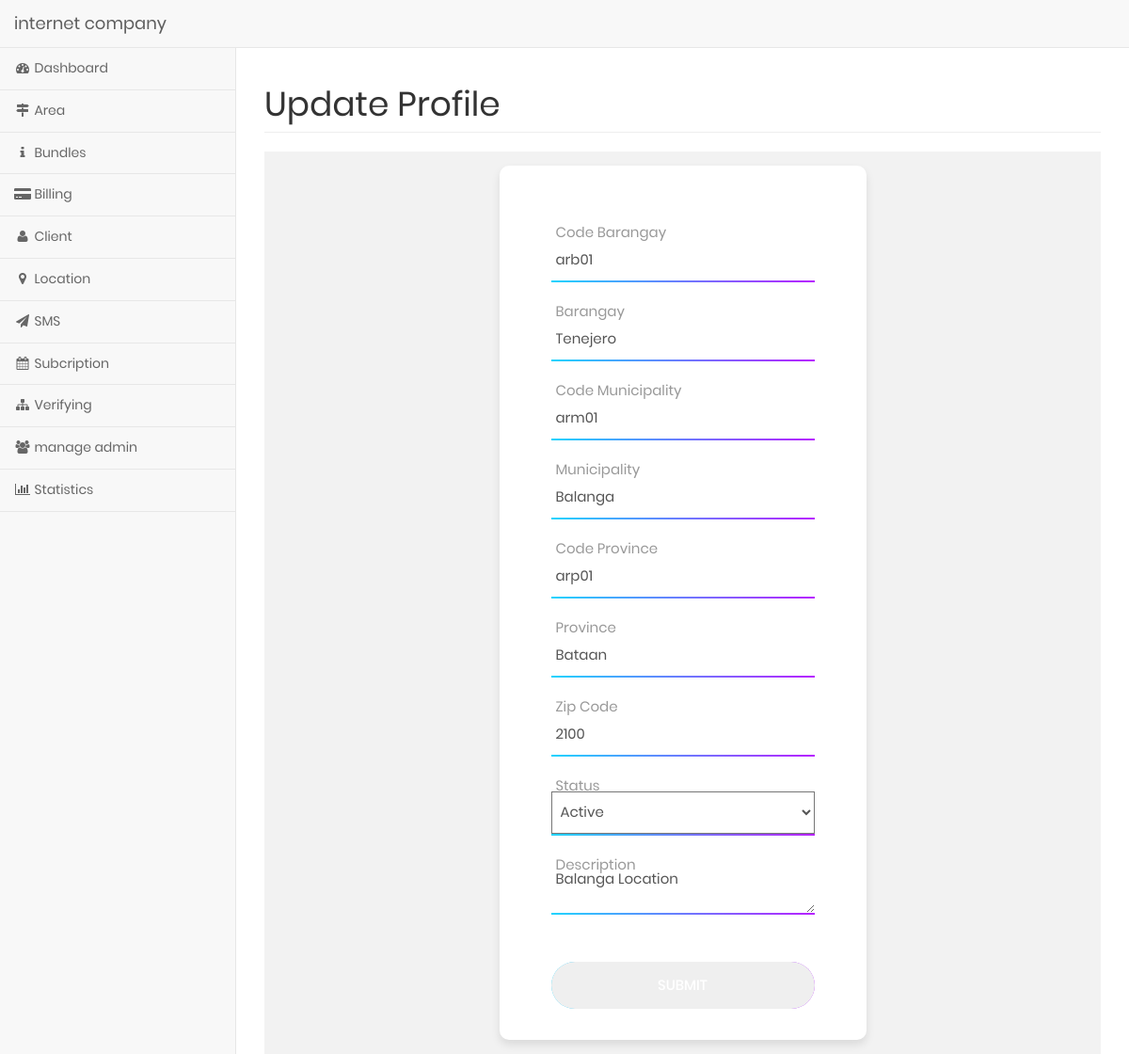
The app's page /restrictbackend/manage-area-form.php?id=1 with its own data.
### tables this page shows
CREATE TABLE `ref_areas` (
  `areaid` int(11) NOT NULL AUTO_INCREMENT,
  `ar_codebrgy` varchar(11) NOT NULL,
  `ar_barangay` varchar(250) NOT NULL,
  `ar_codemuni` varchar(11) NOT NULL,
  `ar_municipality` varchar(250) NOT NULL,
  `ar_codeprov` varchar(11) NOT NULL,
  `ar_province` varchar(250) NOT NULL,
  `ar_zipcode` int(11) NOT NULL,
  `ar_status` int(2) NOT NULL,
  `ar_description` text NOT NULL,
  `ar_createat` timestamp NOT NULL DEFAULT CURRENT_TIMESTAMP,
  `ar_updateat` timestamp NOT NULL DEFAULT CURRENT_TIMESTAMP,
  PRIMARY KEY (`areaid`)
);

### core/init.php (called while the page is built, shortened)
<?php
	require_once 'database/connection.php';
	require_once 'classes/areacontroller.php';
	global $pdo;
	$areacon = new AreaController($pdo);
?>

### core/classes/areacontroller.php (called while the page is built, shortened)
<?php
class AreaController{
		protected $pdo;
	function __construct($pdo){
		$this->pdo = $pdo;
	}
	public function areaData($area_id){
		$stmt = $this->pdo->prepare("
			SELECT
				areaid as areaid,
				ar_codebrgy as codebrgy,
				ar_barangay as barangay,
				ar_codemuni as codemuni,
				ar_municipality as municipality,
				ar_codeprov as codeprov,
				ar_province as province,
				ar_zipcode as zipcode,
				ar_status as status,
				ar_description as description,
				ar_createat as create_at,
				ar_updateat as update_at
			FROM ref_areas
			WHERE areaid = :areaid
		");
		$stmt->bindParam(':areaid', $area_id);
		$stmt->execute();
	    $stmt->setFetchMode(PDO::FETCH_CLASS, 'Area');
	    $results = $stmt->fetch();
	    $this->json = json_encode($results);
	    return $results;
	}
}
?>

### restrictbackend/manage-area-form.php (the view, shortened to what this page needs)
<?php
include '../core/init.php';
$areaid = "";
if (isset($_GET['id'])) {
   $areaid = $_GET['id'];
}
$area = $areacon->areaData($areaid);
 ?>
 <!DOCTYPE html>
<html lang="en">
<head>
    <link href="../vendor/bootstrap/css/bootstrap.min.css" rel="stylesheet">
    <link href="../vendor/metisMenu/metisMenu.min.css" rel="stylesheet">
    <link href="../dist/css/sb-admin-2.css" rel="stylesheet">
    <link href="../vendor/morrisjs/morris.css" rel="stylesheet">
    <link href="../vendor/font-awesome/css/font-awesome.min.css" rel="stylesheet" type="text/css">
    <link rel="stylesheet" type="text/css" href="../assets/css/util.css">
    <link rel="stylesheet" type="text/css" href="../assets/css/main.css">
    <link rel="stylesheet" type="text/css" href="../assets/fonts/iconic/css/material-design-iconic-font.min.css">
    <link rel="stylesheet" type="text/css" href="../assets/vendor/animate/animate.css">
    <link rel="stylesheet" type="text/css" href="../assets/vendor/css-hamburgers/hamburgers.min.css">
    <link rel="stylesheet" type="text/css" href="../assets/vendor/animsition/css/animsition.min.css">
    <link rel="stylesheet" type="text/css" href="../assets/vendor/select2/select2.min.css">
    <link rel="stylesheet" type="text/css" href="../assets/vendor/daterangepicker/daterangepicker.css">
</head>
<body>
    <div id="wrapper">
    <?php include 'template-navigation.php'; ?>
    <div id="page-wrapper">
    <?php if ($area): ?>
    <div class="row">
        <div class="col-lg-12">
            <h1 class="page-header">Update Profile</h1>
        </div>
    </div>
    <div class="container-login100">
        <div class="wrap-login100">
            <form class="login100-form validate-form" method="POST" action="manage-area-form-action.php">
                <div class="wrap-input100 validate-input" data-validate="Enter Code Barangay">
                    <input class="input100 has-val" type="text" name="codebrgy" value="<?php echo $area->codebrgy ?>">
                    <span class="focus-input100" data-placeholder="Code Barangay"></span>
                </div>
                <div class="wrap-input100 validate-input" data-validate="Enter Barangay">
                    <input class="input100 has-val" type="text" name="barangay" value="<?php echo $area->barangay ?>">
                    <span class="focus-input100" data-placeholder="Barangay"></span>
                </div>
                <div class="wrap-input100 validate-input" data-validate="Enter Code Municipality">
                    <input class="input100 has-val" type="text" name="codemuni" value="<?php echo $area->codemuni ?>">
                    <span class="focus-input100" data-placeholder="Code Municipality"></span>
                </div>
                <div class="wrap-input100 validate-input" data-validate="Enter Municipality">
                    <input class="input100 has-val" type="text" name="municipality" value="<?php echo $area->municipality ?>">
                    <span class="focus-input100" data-placeholder="Municipality"></span>
                </div>
                <div class="wrap-input100 validate-input" data-validate="Enter Code Province">
                    <input class="input100 has-val" type="text" name="codeprov" value="<?php echo $area->codeprov ?>">
                    <span class="focus-input100" data-placeholder="Code Province"></span>
                </div>
                <div class="wrap-input100 validate-input" data-validate="Enter Province">
                    <input class="input100 has-val" type="text" name="province" value="<?php echo $area->province ?>">
                    <span class="focus-input100" data-placeholder="Province"></span>
                </div>
                <div class="wrap-input100 validate-input" data-validate="Enter Zip Code">
                    <input class="input100 has-val" type="text" name="zipcode" value="<?php echo $area->zipcode ?>">
                    <span class="focus-input100" data-placeholder="Zip Code"></span>
                </div>
                 <div class="wrap-input100 validate-input" data-validate="Enter Status">
                    <select class="input100 has-val" name="status">
                        <option value="1" <?php if ($area->status == 1) {echo 'selected="selected"'; } ?>> Active</option>
                    </select>
                    <span class="focus-input100" data-placeholder="Status"></span>
                </div>
                <div class="wrap-input100 validate-input" data-validate="Enter Description">
                    <textarea class="input100 has-val" name="description"><?php echo $area->description ?></textarea>
                    <span class="focus-input100" data-placeholder="Description"></span>
                </div>
                <div class="container-login100-form-btn">
                    <div class="wrap-login100-form-btn">
                        <input type="submit" name="submit" value="Submit" class="login100-form-btn">
                    </div>
                </div>
            </form>
        </div>
    </div>
    <?php endif ?>
                    </div>
                </div>
</body>
</html>

### assets/css/main.css (style rules this page uses)
* { margin: 0px; padding: 0px; box-sizing: border-box; }
body, html { height: 100%; font-family: Poppins-Regular, sans-serif; }
h1,h2,h3,h4,h5,h6 { margin: 0px; }
input { outline: none; border: none; }
textarea { outline: none; border: none; }
.container-login100 { width: 100%; min-height: 100vh; display: -webkit-box; display: -webkit-flex; display: -moz-box; display: -ms-flexbox; display: flex; flex-wrap: wrap; justify-content: center; align-items: center; padding: 15px; background: #f2f2f2; }
.wrap-login100 { width: 390px; background: #fff; border-radius: 10px; overflow: hidden; padding: 77px 55px 33px 55px; box-shadow: 0 5px 10px 0px rgba(0, 0, 0, 0.1); -moz-box-shadow: 0 5px 10px 0px rgba(0, 0, 0, 0.1); -webkit-box-shadow: 0 5px 10px 0px rgba(0, 0, 0, 0.1); -o-box-shadow: 0 5px 10px 0px rgba(0, 0, 0, 0.1); -ms-box-shadow: 0 5px 10px 0px rgba(0, 0, 0, 0.1); }
.login100-form { width: 100%; }
.wrap-input100 { width: 100%; position: relative; border-bottom: 2px solid #adadad; margin-bottom: 37px; }
.input100 { font-family: Poppins-Regular; font-size: 15px; color: #555555; line-height: 1.2; display: block; width: 100%; height: 45px; background: transparent; padding: 0 5px; }
.focus-input100 { position: absolute; display: block; width: 100%; height: 100%; top: 0; left: 0; pointer-events: none; }
.focus-input100::before { content: ""; display: block; position: absolute; bottom: -2px; left: 0; width: 0; height: 2px; -webkit-transition: all 0.4s; -o-transition: all 0.4s; -moz-transition: all 0.4s; transition: all 0.4s; background: #6a7dfe; background: -webkit-linear-gradient(left, #21d4fd, #b721ff); background: -o-linear-gradient(left, #21d4fd, #b721ff); background: -moz-linear-gradient(left, #21d4fd, #b721ff); background: linear-gradient(left, #21d4fd, #b721ff); }
.focus-input100::after { font-family: Poppins-Regular; font-size: 15px; color: #999999; line-height: 1.2; content: attr(data-placeholder); display: block; width: 100%; position: absolute; top: 16px; left: 0px; padding-left: 5px; -webkit-transition: all 0.4s; -o-transition: all 0.4s; -moz-transition: all 0.4s; transition: all 0.4s; }
.has-val.input100 + .focus-input100::after { top: -15px; }
.has-val.input100 + .focus-input100::before { width: 100%; }
.container-login100-form-btn { display: -webkit-box; display: -webkit-flex; display: -moz-box; display: -ms-flexbox; display: flex; flex-wrap: wrap; justify-content: center; padding-top: 13px; }
.wrap-login100-form-btn { width: 100%; display: block; position: relative; z-index: 1; border-radius: 25px; overflow: hidden; margin: 0 auto; }
.login100-form-btn { font-family: Poppins-Medium; font-size: 15px; color: #fff; line-height: 1.2; text-transform: uppercase; display: -webkit-box; display: -webkit-flex; display: -moz-box; display: -ms-flexbox; display: flex; justify-content: center; align-items: center; padding: 0 20px; width: 100%; height: 50px; }
.validate-input { position: relative; }

### records on screen
ref_areas: codebrgy "arb01", barangay "Tenejero", codemuni "arm01", municipality "Balanga", codeprov "arp01", province "Bataan", zipcode "2100", status "Active", description "Balanga Location"
